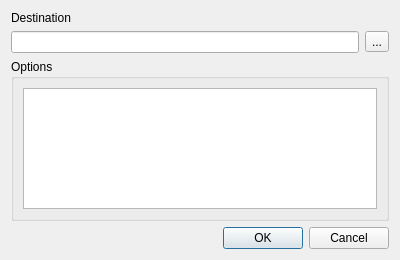
<?xml version="1.0" encoding="UTF-8"?>
<ui version="4.0">
 <class>ExportSettingsDialog</class>
 <widget class="QDialog" name="ExportSettingsDialog">
  <property name="geometry">
   <rect>
    <x>0</x>
    <y>0</y>
    <width>400</width>
    <height>260</height>
   </rect>
  </property>
  <property name="windowTitle">
   <string>Export Settings</string>
  </property>
  <layout class="QGridLayout" name="gridLayout">
   <item row="1" column="1">
    <widget class="QToolButton" name="destinationFileButton">
     <property name="text">
      <string>...</string>
     </property>
    </widget>
   </item>
   <item row="2" column="0" colspan="2">
    <widget class="QGroupBox" name="groupBox">
     <property name="title">
      <string>Options</string>
     </property>
     <layout class="QVBoxLayout" name="verticalLayout">
      <item>
       <widget class="QListWidget" name="settingsListWidget"/>
      </item>
     </layout>
    </widget>
   </item>
   <item row="0" column="0" colspan="2">
    <widget class="QLabel" name="label">
     <property name="text">
      <string>Destination</string>
     </property>
    </widget>
   </item>
   <item row="4" column="0" colspan="2">
    <widget class="QDialogButtonBox" name="buttonBox">
     <property name="orientation">
      <enum>Qt::Orientation::Horizontal</enum>
     </property>
     <property name="standardButtons">
      <set>QDialogButtonBox::StandardButton::Cancel|QDialogButtonBox::StandardButton::Ok</set>
     </property>
    </widget>
   </item>
   <item row="1" column="0">
    <widget class="QLineEdit" name="destinationLineEdit"/>
   </item>
   <item row="3" column="0">
    <spacer name="verticalSpacer">
     <property name="orientation">
      <enum>Qt::Orientation::Vertical</enum>
     </property>
     <property name="sizeHint" stdset="0">
      <size>
       <width>20</width>
       <height>40</height>
      </size>
     </property>
    </spacer>
   </item>
  </layout>
 </widget>
 <resources/>
 <connections>
  <connection>
   <sender>buttonBox</sender>
   <signal>rejected()</signal>
   <receiver>ExportSettingsDialog</receiver>
   <slot>reject()</slot>
   <hints>
    <hint type="sourcelabel">
     <x>316</x>
     <y>260</y>
    </hint>
    <hint type="destinationlabel">
     <x>286</x>
     <y>274</y>
    </hint>
   </hints>
  </connection>
 </connections>
</ui>
